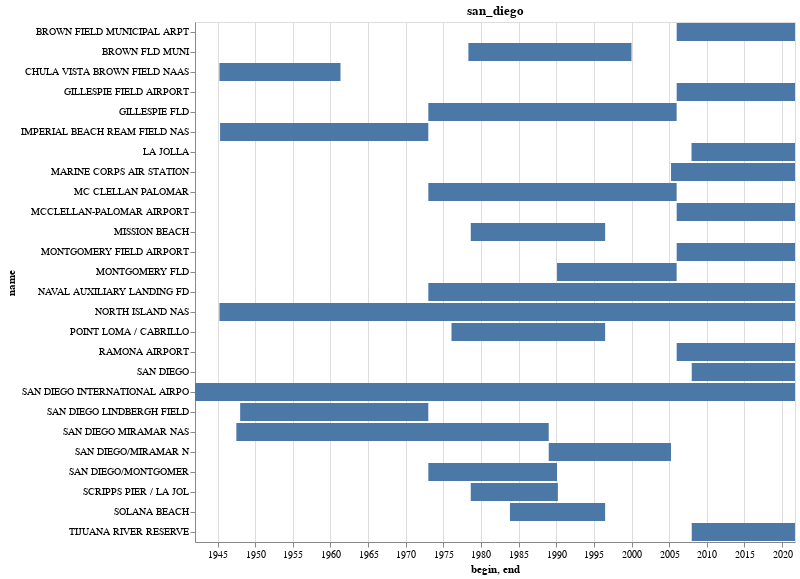

Notebook code cell kept with this figure:
### Code cell
name = next(city_names)
subset = gsod.loc[gsod[f'{name}_close'] & gsod['duration_years'].ge(10), raw_cols]
alt.Chart(subset).mark_bar().encode(
    alt.X('begin:T'),
    alt.X2('end:T'),
    alt.Y('name:N')
).properties(
    title=name
).configure_view(
    #continuousHeight=200,
    continuousWidth=600,
)

### Figure 1 — Vega-Lite specification as saved in the notebook (floating-point values rounded to 4 significant figures)
{"config": {"view": {"continuousWidth": 600, "continuousHeight": 300}}, "data": {"name": "data-fb258251c9cb3fd2660f96f21a909202"}, "mark": "bar", "encoding": {"x": {"field": "begin", "type": "temporal"}, "x2": {"field": "end"}, "y": {"field": "name", "type": "nominal"}}, "title": "san_diego", "$schema": "https://vega.github.io/schema/vega-lite/v4.17.0.json", "datasets": {"data-fb258251c9cb3fd2660f96f21a909202": [{"usaf": "722901", "wban": 99999, "name": "SAN DIEGO/MONTGOMER", "country": "US", "state": "CA", "call": null, "lat": 32.82, "lon": -117.1, "elev": 129.0, "begin": "1973-01-01T00:00:00", "end": "1990-02-06T00:00:00"}, {"usaf": "722904", "wban": 23196, "name": "BROWN FLD MUNI", "country": "US", "state": "CA", "call": "KSDM", "lat": 32.57, "lon": -117.0, "elev": 160.0, "begin": "1978-04-29T00:00:00", "end": "1999-12-31T00:00:00"}, {"usaf": "722905", "wban": 99999, "name": "POINT LOMA / CABRILLO", "country": "US", "state": "CA", "call": null, "lat": 32.67, "lon": -117.5, "elev": 111.0, "begin": "1976-01-30T00:00:00", "end": "1996-06-30T00:00:00"}, {"usaf": "722930", "wban": 93107, "name": "SAN DIEGO/MIRAMAR N", "country": "US", "state": "CA", "call": "KNKX", "lat": 32.87, "lon": -117.1, "elev": 145.7, "begin": "1989-01-01T00:00:00", "end": "2005-03-31T00:00:00"}, {"usaf": "999999", "wban": 23196, "name": "CHULA VISTA BROWN FIELD NAAS", "country": "US", "state": "CA", "call": "KSDM", "lat": 32.58, "lon": -117.0, "elev": 159.4, "begin": "1945-04-01T00:00:00", "end": "1961-05-01T00:00:00"}, {"usaf": "999999", "wban": 93107, "name": "SAN DIEGO MIRAMAR NAS", "country": "US", "state": "CA", "call": "KNKX", "lat": 32.87, "lon": -117.1, "elev": 145.7, "begin": "1947-07-01T00:00:00", "end": "1988-12-31T00:00:00"}, {"usaf": "722914", "wban": 99999, "name": "MISSION BEACH", "country": "US", "state": "CA", "call": null, "lat": 32.77, "lon": -117.2, "elev": 2.0, "begin": "1978-08-23T00:00:00", "end": "1996-07-01T00:00:00"}, {"usaf": "722959", "wban": 99999, "name": "SCRIPPS PIER / LA JOL", "country": "US", "state": "CA", "call": null, "lat": 32.87, "lon": -117.2, "elev": 4.0, "begin": "1978-08-23T00:00:00", "end": "1990-03-21T00:00:00"}, {"usaf": "722919", "wban": 99999, "name": "SOLANA BEACH", "country": "US", "state": "CA", "call": null, "lat": 32.98, "lon": -117.3, "elev": 5.0, "begin": "1983-11-06T00:00:00", "end": "1996-06-30T00:00:00"}, {"usaf": "999999", "wban": 23188, "name": "SAN DIEGO LINDBERGH FIELD", "country": "US", "state": "CA", "call": "KSAN", "lat": 32.73, "lon": -117.2, "elev": 8.5, "begin": "1948-01-01T00:00:00", "end": "1972-12-31T00:00:00"}, {"usaf": "999999", "wban": 93115, "name": "IMPERIAL BEACH REAM FIELD NAS", "country": "US", "state": "CA", "call": "KNRS", "lat": 32.57, "lon": -117.1, "elev": 7.0, "begin": "1945-05-01T00:00:00", "end": "1972-12-31T00:00:00"}, {"usaf": "722903", "wban": 99999, "name": "MONTGOMERY FLD", "country": "US", "state": "CA", "call": "KMYF", "lat": 32.82, "lon": -117.1, "elev": 130.0, "begin": "1990-02-08T00:00:00", "end": "2005-12-31T00:00:00"}, {"usaf": "722907", "wban": 99999, "name": "GILLESPIE FLD", "country": "US", "state": "CA", "call": "KSEE", "lat": 32.83, "lon": -117.0, "elev": 118.0, "begin": "1973-01-01T00:00:00", "end": "2005-12-31T00:00:00"}, {"usaf": "722927", "wban": 99999, "name": "MC CLELLAN PALOMAR", "country": "US", "state": "CA", "call": "KCRQ", "lat": 33.13, "lon": -117.3, "elev": 101.0, "begin": "1973-01-01T00:00:00", "end": "2005-12-31T00:00:00"}, {"usaf": "997292", "wban": 99999, "name": "LA JOLLA", "country": "US", "state": "CA", "call": null, "lat": 32.87, "lon": -117.2, "elev": 20.0, "begin": "2008-01-01T00:00:00", "end": "2021-09-20T00:00:00"}, {"usaf": "994018", "wban": 99999, "name": "LA JOLLA", "country": "US", "state": "CA", "call": null, "lat": 32.87, "lon": -117.3, "elev": 2.0, "begin": "2008-01-01T00:00:00", "end": "2021-09-20T00:00:00"}, {"usaf": "994027", "wban": 99999, "name": "SAN DIEGO", "country": "US", "state": "CA", "call": null, "lat": 32.71, "lon": -117.2, "elev": 2.0, "begin": "2008-01-01T00:00:00", "end": "2021-09-20T00:00:00"}, {"usaf": "998013", "wban": 99999, "name": "TIJUANA RIVER RESERVE", "country": "US", "state": "CA", "call": null, "lat": 32.58, "lon": -117.1, "elev": 4.0, "begin": "2008-01-01T00:00:00", "end": "2021-09-20T00:00:00"}, {"usaf": "722900", "wban": 23188, "name": "SAN DIEGO INTERNATIONAL AIRPO", "country": "US", "state": "CA", "call": "KSAN", "lat": 32.73, "lon": -117.2, "elev": 4.6, "begin": "1942-01-01T00:00:00", "end": "2021-09-21T00:00:00"}, {"usaf": "722903", "wban": 3131, "name": "MONTGOMERY FIELD AIRPORT", "country": "US", "state": "CA", "call": "KMYF", "lat": 32.82, "lon": -117.1, "elev": 127.1, "begin": "2006-01-01T00:00:00", "end": "2021-09-21T00:00:00"}, {"usaf": "722904", "wban": 3178, "name": "BROWN FIELD MUNICIPAL ARPT", "country": "US", "state": "CA", "call": "KSDM", "lat": 32.57, "lon": -117.0, "elev": 157.0, "begin": "2006-01-01T00:00:00", "end": "2021-09-21T00:00:00"}, {"usaf": "722906", "wban": 93112, "name": "NORTH ISLAND NAS", "country": "US", "state": "CA", "call": "KNZY", "lat": 32.7, "lon": -117.2, "elev": 7.9, "begin": "1945-04-01T00:00:00", "end": "2021-09-21T00:00:00"}, {"usaf": "722907", "wban": 53143, "name": "GILLESPIE FIELD AIRPORT", "country": "US", "state": "CA", "call": "KSEE", "lat": 32.83, "lon": -117.0, "elev": 118.0, "begin": "2006-01-01T00:00:00", "end": "2021-09-21T00:00:00"}, {"usaf": "722909", "wban": 93115, "name": "NAVAL AUXILIARY LANDING FD", "country": "US", "state": "CA", "call": "KNRS", "lat": 32.57, "lon": -117.1, "elev": 7.3, "begin": "1973-01-01T00:00:00", "end": "2021-09-21T00:00:00"}, {"usaf": "722927", "wban": 3177, "name": "MCCLELLAN-PALOMAR AIRPORT", "country": "US", "state": "CA", "call": "KCRQ", "lat": 33.13, "lon": -117.3, "elev": 100.0, "begin": "2006-01-01T00:00:00", "end": "2021-09-21T00:00:00"}, {"usaf": "722931", "wban": 93107, "name": "MARINE CORPS AIR STATION", "country": "US", "state": "CA", "call": "KNKX", "lat": 32.87, "lon": -117.1, "elev": 145.4, "begin": "2005-04-01T00:00:00", "end": "2021-09-21T00:00:00"}, {"usaf": "745056", "wban": 53120, "name": "RAMONA AIRPORT", "country": "US", "state": "CA", "call": "KRNM", "lat": 33.04, "lon": -116.9, "elev": 424.6, "begin": "2006-01-01T00:00:00", "end": "2021-09-21T00:00:00"}]}}
